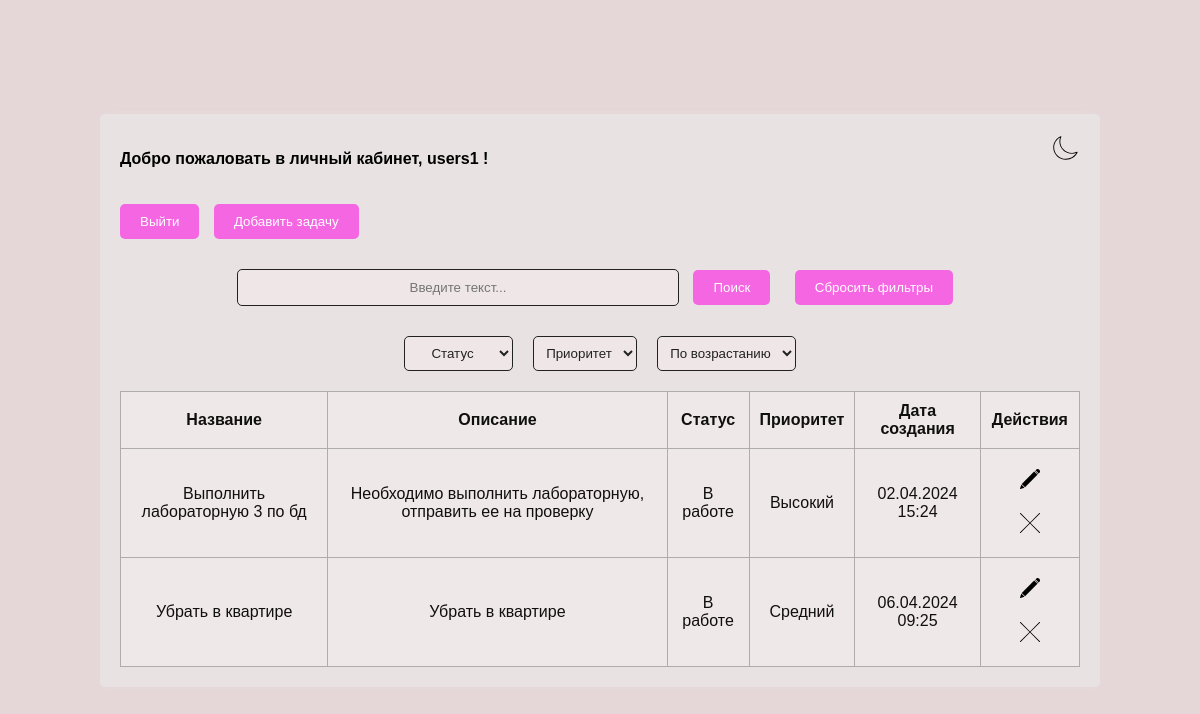
Screenshot of /user.php (signed in) with the database file from the repository.
### tables this page shows
CREATE TABLE `users` (
  `id` int NOT NULL,
  `name` varchar(255) NOT NULL,
  `login` varchar(255) NOT NULL,
  `password` varchar(255) NOT NULL
);

CREATE TABLE `tasks` (
  `id` int NOT NULL,
  `user_id` int NOT NULL,
  `name` varchar(255) NOT NULL,
  `description` text,
  `status_id` int DEFAULT NULL,
  `priority_id` int DEFAULT NULL,
  `date_creation` datetime DEFAULT NULL
);

CREATE TABLE `status` (
  `id` int NOT NULL,
  `name` varchar(50) NOT NULL
);

CREATE TABLE `priority` (
  `id` int NOT NULL,
  `name` varchar(50) NOT NULL
);

### session.php (called while the page is built, shortened)
<?php
$session_user = (isset($_SESSION["user"])) ? $_SESSION["user"] : false;
?>

### connectdb.php (called while the page is built, shortened)
<?php
function show_task($mysqli, $user_id)
{
    $stmt = $mysqli->prepare("SELECT tasks.id, tasks.name, tasks.description, tasks.date_creation, status.name AS status_name, priority.name AS priority_name
          FROM tasks JOIN status ON tasks.status_id = status.id JOIN priority ON tasks.priority_id = priority.id
          WHERE user_id = ?");
    $stmt->bind_param("i", $user_id);
    $stmt->execute();
    $result = $stmt->get_result();
    return $result;
}
function getUserById($mysqli, $userId) {
    $stmt = $mysqli->prepare("SELECT * FROM users WHERE id=?");
    $stmt->bind_param("i", $userId);
    $stmt->execute();
    $result = $stmt->get_result();
    return $result->fetch_assoc();
}
?>

### user.php (the view, shortened to what this page needs)
<?php
include 'connectdb.php';
require ("session.php");
$user_id = $session_user["id"];
if(isset($_GET['query']) && !empty($_GET['query']) || isset($_GET['date_order']) && !empty($_GET['date_order'])
    || isset($_GET['status']) && !empty($_GET['status']) || isset($_GET['priority']) && !empty($_GET['priority'])) {
    $query = $_GET['query'];
    $date_order = $_GET['date_order'];
    $status = $_GET['status'];
    $priority = $_GET['priority'];
    $result = search_task($mysqli, $user_id, $query, $date_order, $status, $priority);
} else {
    $result = show_task($mysqli, $user_id);
}
?>
<!DOCTYPE html>
<html lang="en">
<head>
    <link href="style.css" rel="stylesheet">
</head>
<body>
    <div class="container">
        <img class="theme-toggle" src="image/month.svg" alt="topic" id="themeToggle">
        <?php
        $user = getUserById($mysqli, $session_user["id"]);
        echo '<p class="welcome-message">Добро пожаловать в личный кабинет, <strong>' . $user['login'] . '</strong> !</p>';
        ?>
        <button class="logout-btn" onclick="window.location.href='logout.php'">Выйти</button>
        <button class="add-task-btn" onclick="window.location.href='add_tasks.php'">Добавить задачу</button>
        <div class="search-container">
            <form action="user.php" method="GET">
                <div class="search-row">
                    <input type="text" name="query" class="search-box" placeholder="Введите текст..." value="<?php echo isset($_GET['query']) ? htmlspecialchars($_GET['query']) : ''; ?>">
                    <button type="submit" class="search-button">Поиск</button>
                    <button type="button" class="reset-button" onclick="window.location.href='user.php'">Сбросить фильтры</button>
                </div>
                <div class="filter-row">
                    <select name="status">
                        <option value="">Статус</option>
                    </select>
                    <select name="priority">
                        <option value="">Приоритет</option>
                    </select>
                    <select name="date_order">
                        <option value="asc" <?php echo isset($_GET['date_order']) && $_GET['date_order'] === 'asc' ? 'selected' : ''; ?>>По возрастанию</option>
                    </select>
                </div>
            </form>
        </div>
        <table class="task-table">
            <thead>
                <tr>
                    <th>Название</th>
                    <th>Описание</th>
                    <th>Статус</th>
                    <th>Приоритет</th>
                    <th>Дата создания</th>
                    <th>Действия</th>
                </tr>
            </thead>
            <tbody>
                <?php
                while ($row = mysqli_fetch_assoc($result)) {
                    echo "<tr>";
                    echo "<td>" . $row["name"] . "</td>";
                    echo "<td>" . $row["description"] . "</td>";
                    echo "<td>" . $row["status_name"] . "</td>";
                    echo "<td>" . $row["priority_name"] . "</td>";
                    $beautifulDateTime = date('d.m.Y H:i', strtotime($row["date_creation"]));
                    echo "<td>" . $beautifulDateTime . "</td>";
                    echo "<td class='icon_table'>";
                    echo "<a href='edit_task.php?id=" . $row["id"] . "' class='action-link'><img src='image/editL.svg' alt='Редактировать' class='themeToggleEdit'></a>";
                    echo "<a href='delete_task.php?id=" . $row["id"] . "' class='action-link'><img src='image/deleteL.svg' alt='Удалить' class='themeToggleDelete'></a>";
                    echo "</td>";
                    echo "</tr>";
                }
                ?>
            </tbody>
        </table>
    </div>
</body>
</html>

### style.css (style rules this page uses)
:root { --main: #e5d7d7; --main-container: #e8e2e2; --main-h2: #131212; --main-button: #f566e2; --main-button-hover: #891b6c; --main-background-color-input-select-textarea: #efe7e7; --main-color-input-select-textarea: #232222; --main-border-color-input-select-textarea: #232222; --main-form-label: rgb(22, 21, 21); --main-form-input: #161515; --main-table-color: #100f0f; --main-table-background-color: #efe8e8; color-scheme: light; }
body { font-family: Arial, sans-serif; margin: 0; padding: 0; background-color: var(--main); display: flex; justify-content: center; align-items: center; height: 100vh; }
.container { width: 80%; margin: 0 auto; padding: 20px; background-color: var(--main-container); border-radius: 5px; box-shadow: 0 0 10px rgba(243, 243, 243, 0.1); }
.container input, .container select, .container textarea { background-color: var(--main-background-color-input-select-textarea); color: var(--main-color-input-select-textarea); border: 1px solid var(--main-border-color-input-select-textarea); }
.logout-btn { margin-top: 20px; display: block; margin-left: auto; margin-right: auto; }
.welcome-message { font-weight: bold; }
.logout-btn, .add-task-btn { display: inline-block; padding: 10px 20px; margin-right: 10px; background-color: var(--main-button); color: #fff; border: none; border-radius: 5px; cursor: pointer; text-decoration: none; }
.task-table { width: 100%; border-collapse: collapse; margin-top: 20px; }
.task-table th, .task-table td { padding: 10px; border: 1px solid #aeacac; color: var(--main-table-color); }
.task-table th { background-color: var(--main-table-background-color); font-weight: bold; color: var(--main-table-color); }
.task-table td { text-align: center; background-color: var(--main-table-background-color); color: var(--main-table-color); }
button, button[type="submit"] { display: inline-block; padding: 10px 20px; margin-right: 10px; background-color: var(--main-button); color: #fff; border: none; border-radius: 5px; cursor: pointer; text-decoration: none; }
form { margin-bottom: 20px; text-align: center; }
form input, form select { margin-bottom: 10px; padding: 5px; border: 1px solid #ccc; border-radius: 3px; text-align: center; }
.search-container { margin-top: 30px; text-align: center; }
.search-box { padding: 10px 20px; border: 1px solid #ccc; border-radius: 5px; width: 400px; max-width: 100%; }
.search-button, .reset-button { padding: 10px 20px; background-color: var(--main-button); color: white; border: none; border-radius: 5px; cursor: pointer; transition: background-color 0.3s ease; margin-left: 10px; }
.search-row input { background-color: var(--main-background-color-input-select-textarea); color: var(--main-color-input-select-textarea); border: 1px solid var(--main-border-color-input-select-textarea); }
.filter-row { display: flex; justify-content: center; align-items: center; margin-top: 20px; }
.filter-row select { padding: 8px; margin: 0 10px; border: 1px solid var(--main-border-color-input-select-textarea); border-radius: 5px; background-color: var(--main-background-color-input-select-textarea); color: var(--main-color-input-select-textarea); }
.icon_table { width: auto; }
.action-link { display: inline-block; margin: 10px; }
.action-link img { width: 20px; height: auto; }
.theme-toggle { width: 3%; float: right; cursor: pointer; }

### rows the page displays
users: login "users1"
tasks: name "Выполнить лабораторную 3 по бд", description "Необходимо выполнить лабораторную, отправить ее на проверку", status.name "В работе", priority.name "Высокий", date_creation "02.04.2024 15:24"
tasks: name "Убрать в квартире", description "Убрать в квартире", status.name "В работе", priority.name "Средний", date_creation "06.04.2024 09:25"
